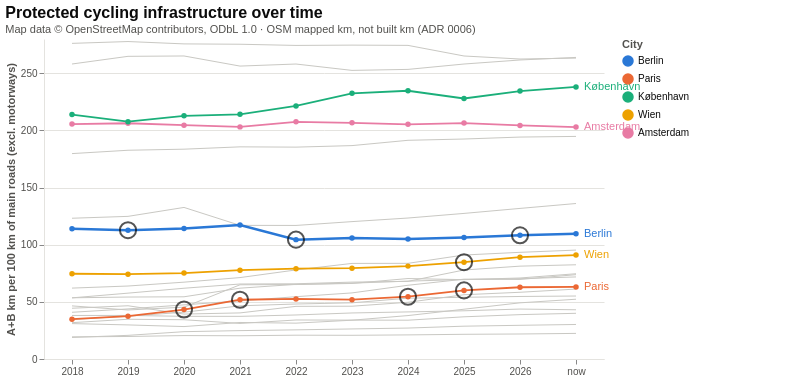

Express this chart as Vega-Lite.
### Vega-Lite specification from a JSON file in a GitHub repository (floating-point values rounded to 4 significant figures; data arrays with more than 128 entries replaced by an {"elided": "..."} marker saying what was removed)
{"config": {"view": {"continuousWidth": 300, "continuousHeight": 300, "stroke": null}, "axis": {"domainColor": "#e4e3df", "gridColor": "#e4e3df", "labelColor": "#52514e", "titleColor": "#52514e"}, "legend": {"labelColor": "#0b0b0b", "labelLimit": 260, "titleColor": "#52514e"}, "title": {"color": "#0b0b0b", "subtitleColor": "#52514e", "subtitleFontSize": 11}}, "layer": [{"mark": {"type": "line"}, "encoding": {"color": {"condition": {"param": "pick", "value": "#7a5bd1", "empty": false}, "value": "#c9c8c3"}, "detail": {"field": "city", "type": "nominal"}, "strokeWidth": {"condition": {"param": "pick", "value": 2.5, "empty": false}, "value": 1}, "tooltip": [{"field": "city", "type": "nominal"}, {"field": "kind", "type": "nominal"}, {"field": "label", "type": "nominal"}, {"field": "headline", "format": ".2f", "title": "A+B km per 100 km main roads", "type": "quantitative"}, {"field": "ab_km", "format": ".1f", "type": "quantitative"}, {"field": "flags", "type": "nominal"}], "x": {"axis": {"labelAngle": 0}, "field": "label", "sort": ["2018", "2019", "2020", "2021", "2022", "2023", "2024", "2025", "2026", "now"], "title": null, "type": "ordinal"}, "y": {"field": "headline", "scale": {"zero": true}, "title": "A+B km per 100 km of main roads (excl. motorways)", "type": "quantitative"}}, "name": "view_66eaf587a5d4320d_0", "transform": [{"filter": "(datum.role === 'other')"}]}, {"mark": {"type": "line", "point": true}, "encoding": {"color": {"field": "city", "legend": {}, "scale": {"domain": ["Berlin", "Paris", "København", "Wien", "Amsterdam"], "range": ["#2a78d6", "#eb6834", "#1baf7a", "#eda100", "#e87ba4"]}, "title": "City", "type": "nominal"}, "strokeWidth": {"condition": {"test": "(datum.role === 'highlight')", "value": 2.5}, "value": 1.8}, "tooltip": [{"field": "city", "type": "nominal"}, {"field": "kind", "type": "nominal"}, {"field": "label", "type": "nominal"}, {"field": "headline", "format": ".2f", "title": "A+B km per 100 km main roads", "type": "quantitative"}, {"field": "ab_km", "format": ".1f", "type": "quantitative"}, {"field": "flags", "type": "nominal"}], "x": {"axis": {"labelAngle": 0}, "field": "label", "sort": ["2018", "2019", "2020", "2021", "2022", "2023", "2024", "2025", "2026", "now"], "title": null, "type": "ordinal"}, "y": {"field": "headline", "scale": {"zero": true}, "title": "A+B km per 100 km of main roads (excl. motorways)", "type": "quantitative"}}, "transform": [{"filter": "(datum.role !== 'other')"}]}, {"mark": {"type": "text", "align": "left", "dx": 8, "fontSize": 11}, "encoding": {"color": {"field": "city", "legend": null, "scale": {"domain": ["Berlin", "Paris", "København", "Wien", "Amsterdam"], "range": ["#2a78d6", "#eb6834", "#1baf7a", "#eda100", "#e87ba4"]}, "type": "nominal"}, "text": {"field": "city", "type": "nominal"}, "x": {"axis": {"labelAngle": 0}, "field": "label", "sort": ["2018", "2019", "2020", "2021", "2022", "2023", "2024", "2025", "2026", "now"], "title": null, "type": "ordinal"}, "y": {"field": "headline", "scale": {"zero": true}, "title": "A+B km per 100 km of main roads (excl. motorways)", "type": "quantitative"}}, "transform": [{"filter": "((datum.role !== 'other') && (datum.label === 'now'))"}]}, {"mark": {"type": "point", "filled": false, "shape": "circle", "size": 260, "stroke": "#0b0b0b", "strokeWidth": 2}, "encoding": {"tooltip": [{"field": "city", "type": "nominal"}, {"field": "kind", "type": "nominal"}, {"field": "label", "type": "nominal"}, {"field": "headline", "format": ".2f", "title": "A+B km per 100 km main roads", "type": "quantitative"}, {"field": "ab_km", "format": ".1f", "type": "quantitative"}, {"field": "flags", "type": "nominal"}], "x": {"axis": {"labelAngle": 0}, "field": "label", "sort": ["2018", "2019", "2020", "2021", "2022", "2023", "2024", "2025", "2026", "now"], "title": null, "type": "ordinal"}, "y": {"field": "headline", "scale": {"zero": true}, "title": "A+B km per 100 km of main roads (excl. motorways)", "type": "quantitative"}}, "transform": [{"filter": "(datum.flagged === true)"}, {"filter": "(datum.role !== 'other')"}]}], "data": {"values": {"elided": "210 records"}}, "height": 320, "padding": {"left": 5, "top": 5, "right": 110, "bottom": 5}, "params": [{"name": "pick", "select": {"type": "point", "fields": ["city"]}, "bind": {"input": "select", "options": [null, "Barcelona", "Bordeaux", "Bratislava", "Budapest", "Helsinki", "Kraków", "Ljubljana", "Lyon", "Madrid", "Oslo", "Praha", "Stockholm", "Strasbourg", "Utrecht", "Warszawa", "Wrocław"], "labels": ["—", "Barcelona", "Bordeaux", "Bratislava", "Budapest", "Helsinki", "Kraków", "Ljubljana", "Lyon", "Madrid", "Oslo", "Praha", "Stockholm", "Strasbourg", "Utrecht", "Warszawa", "Wrocław"], "name": "Highlight a city "}, "views": ["view_66eaf587a5d4320d_0"]}], "title": {"text": "Protected cycling infrastructure over time", "anchor": "start", "fontSize": 16, "subtitle": "Map data © OpenStreetMap contributors, ODbL 1.0 · OSM mapped km, not built km (ADR 0006)"}, "width": 560, "$schema": "https://vega.github.io/schema/vega-lite/v6.4.1.json"}
